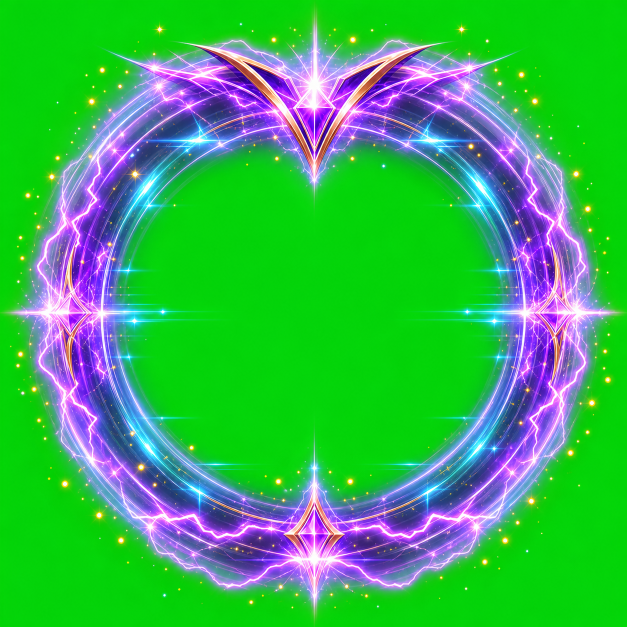
#> input picture qa/source/vslot_splash_ignition_overlay_imagegen.png, 1254 x 1254 px (shown at 1/2 size)
$ python -i slice_imagegen_splash_ignition_overlay.py   (imports and definitions only)
#> lines starting #> are read from the running program, lines starting #| are printed output that depends on the picture
#> further down, picture is the input picture: PIL image 1254x1254 RGB; mean R, G, B 57.3, 176.7, 85.8
from collections import Counter
from pathlib import Path

from PIL import Image, ImageDraw, ImageFilter, ImageOps


ROOT = Path(__file__).resolve().parents[1]
SOURCE_IGNITION = ROOT / "qa/source/vslot_splash_ignition_overlay_imagegen.png"
SOURCE_SCAN = ROOT / "qa/source/vslot_splash_loading_scan_imagegen.png"
DRAWABLE = ROOT / "app/src/main/res/drawable-nodpi"
OUT_IGNITION = DRAWABLE / "splash_ignition_overlay.webp"
OUT_SCAN = DRAWABLE / "splash_loading_scan.webp"
PREVIEW = ROOT / "qa/screenshots/splash_ignition_overlay_contact_sheet.png"


def remove_chroma_key(image: Image.Image) -> Image.Image:
    rgba = image.convert("RGBA")
    pixels = rgba.load()
    width, height = rgba.size
#> width = 1254; height = 1254
    samples = []
    for x in range(width):
        samples.append(pixels[x, 0][:3])
        samples.append(pixels[x, height - 1][:3])
#> after the loop, samples = 2508 items, first 6: (16, 201, 19), (14, 203, 15), (9, 207, 17), (6, 211, 9), (7, 210, 13), (5, 213, 7)
    for y in range(height):
        samples.append(pixels[0, y][:3])
        samples.append(pixels[width - 1, y][:3])
#> after the loop, samples = 5016 items, first 6: (16, 201, 19), (14, 203, 15), (9, 207, 17), (6, 211, 9), (7, 210, 13), (5, 213, 7)
    key = Counter(tuple(channel // 4 * 4 for channel in sample) for sample in samples).most_common(1)[0][0]
#> key = (4, 212, 4)

    out = Image.new("RGBA", rgba.size)
#> out: PIL image 1254x1254 RGBA; every value is 0
    out_pixels = out.load()
    for y in range(height):
        for x in range(width):
            r, g, b, a = pixels[x, y]
            distance = ((r - key[0]) ** 2 + (g - key[1]) ** 2 + (b - key[2]) ** 2) ** 0.5
            if distance < 24:
                alpha = 0
            elif distance < 128:
                alpha = int(((distance - 24) / 104) * a)
            else:
                alpha = a

            if alpha and g > 96 and g > r * 1.16 and g > b * 1.26 and r < 190:
                alpha = 0
            if alpha:
                green_spill = max(0, g - max(r, b) - 16)
                g = max(max(r, b), g - int(green_spill * 0.66))
            out_pixels[x, y] = (r, g, b, alpha)

    out.putalpha(out.getchannel("A").filter(ImageFilter.GaussianBlur(0.18)))
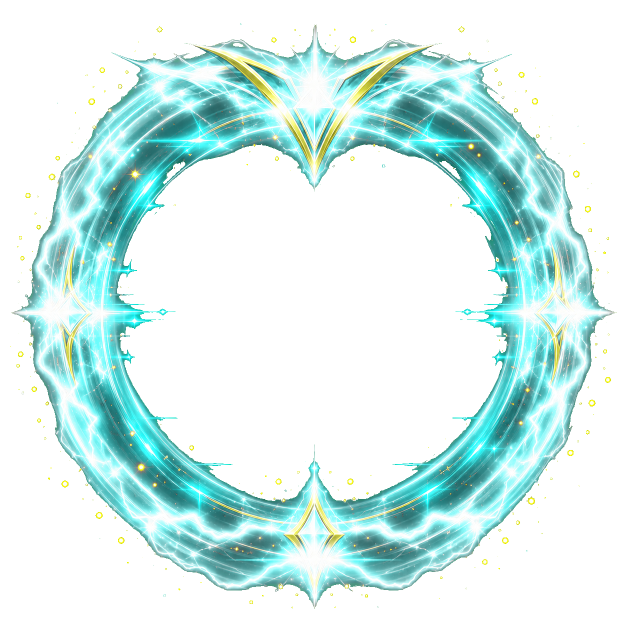
#> out: PIL image 1254x1254 RGBA (shown at 1/2 size); mean R, G, B, A 57.3, 208.9, 85.8, 92.6; transparent parts drawn white
    return out


# [24 lines left out: functions fit_to_size, validate, not called in this run]


def save_webp(image: Image.Image, path: Path) -> None:
    path.parent.mkdir(parents=True, exist_ok=True)
    image.save(path, "WEBP", quality=95, method=6)


# [52 lines left out: functions mock_splash, save_contact_sheet, main, not called in this run]


# [5 lines not run here, left out]

>>> from PIL import Image
>>> picture = Image.open('../qa/source/vslot_splash_ignition_overlay_imagegen.png')
>>> result = remove_chroma_key(picture)
